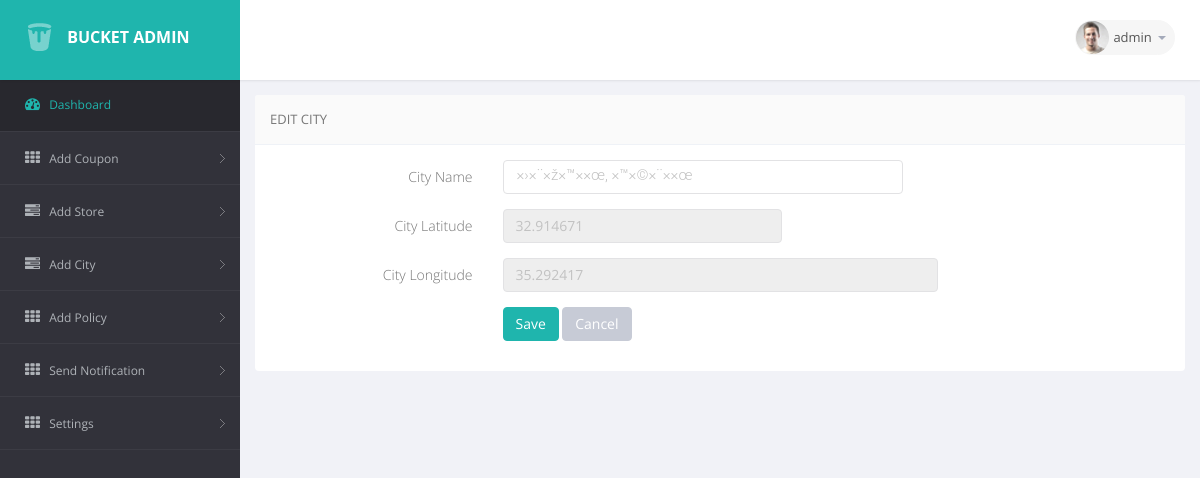
/edit_city.php?id=10 (signed in), run on the app's committed database.
### tables this page shows
CREATE TABLE IF NOT EXISTS `add_city` (
  `id` int(11) NOT NULL,
  `c_name` varchar(255) NOT NULL,
  `c_lat` varchar(255) NOT NULL,
  `c_long` varchar(255) NOT NULL
);

### edit_city.php (the view, shortened to what this page needs)
<!DOCTYPE html>
<html lang="en">
<head>
    <link href="bs3/css/bootstrap.min.css" rel="stylesheet">
    <link href="css/bootstrap-reset.css" rel="stylesheet">
    <link href="font-awesome/css/font-awesome.css" rel="stylesheet" />
    <link href="css/style.css" rel="stylesheet">
    <link href="css/style-responsive.css" rel="stylesheet" />
</head>
<body>
<section id="container" >
<header class="header fixed-top clearfix">
<div class="brand">
    <a href="index-2.html" class="logo">
        <img src="images/logo.png" alt="">
    </a>
</div>
<div class="top-nav clearfix">
    <ul class="nav pull-right top-menu">
        <li class="dropdown">
            <a data-toggle="dropdown" class="dropdown-toggle" href="#">
                <img alt="" src="images/avatar1_small.jpg">
                <span class="username"><?php echo $_SESSION['user']; ?></span>
                <b class="caret"></b>
            </a>
        </li>
    </ul>
</div>
</header>
<aside>
    <div id="sidebar" class="nav-collapse">
<?php include("left_navi.php");  ?>
    </div>
</aside>
    <section id="main-content">
        <section class="wrapper">
            <div class="row">
                <div class="col-lg-12">
                    <section class="panel">
                        <header class="panel-heading">
                            Edit City
                        </header>
                         <?php
                       if(!empty($_GET['id'])) {
                        $chk = "select * from add_city where id ='".$_GET['id']."'";
  	                      $fire = mysql_query($chk) or die(mysql_error());
  	                       $data = mysql_fetch_assoc($fire);
  	                       ?>
                        <div class="panel-body">
                            <div class="form">
                                <form class="cmxform form-horizontal " name="myform"  method="post" action="save_edit_city.php" enctype="multipart/form-data" onsubmit="return val();">
                                         <div class="form-group ">
                                        <label for="firstname" class="control-label col-lg-3">City Name</label>
                                        <div class="col-lg-6">
                                            <input class=" form-control" id="c_name" name="c_name" type="text" value="<?php echo $data['c_name']; ?>" />
                                        </div>
                                    </div>
                                   <div class="form-group">
                                <label for="firstname" class="control-label col-lg-3">City Latitude</label>
                                <div class="col-md-4 col-xs-11">
                                     <input class=" form-control" id="c_lat" name="c_lat" readonly="Readonly" type="text" value="<?php echo $data['c_lat']; ?>" />
                                </div>
                            </div>
                                    <div class="form-group ">
                                        <label  for="exampleInputFile" class="control-label col-lg-3">City Longitude</label>
                                        <div class="col-lg-6">
                                            <input class="form-control" id="c_long" name="c_long" readonly="Readonly" type="text" value="<?php echo $data['c_long']; ?>" />
                                        </div>
                                    </div>
                                    <div class="form-group">
                                        <div class="col-lg-offset-3 col-lg-6">
                                            <input type="submit" name="submit" class="btn btn-primary" value="Save" />
                                            <button class="btn btn-default" type="button">Cancel</button>
                                        </div>
                                    </div>
                                </form>
                            </div>
                        </div>
                        <?php  } ?>
                    </section>
                </div>
            </div>
        </section>
    </section>
</section>
</body>
</html>

### edit_city.php (style rules this page uses)
#c_name { background-color: #fff; padding: 0 11px 0 13px; width: 400px; font-family: Roboto; font-size: 15px; font-weight: 300; text-overflow: ellipsis; }

### data on the page
add_city: c_name "×›×¨×ž×™××œ, ×™×©×¨××œ", c_lat "32.914671", c_long "35.292417"

### other printed values
$_SESSION['user'] "admin"
